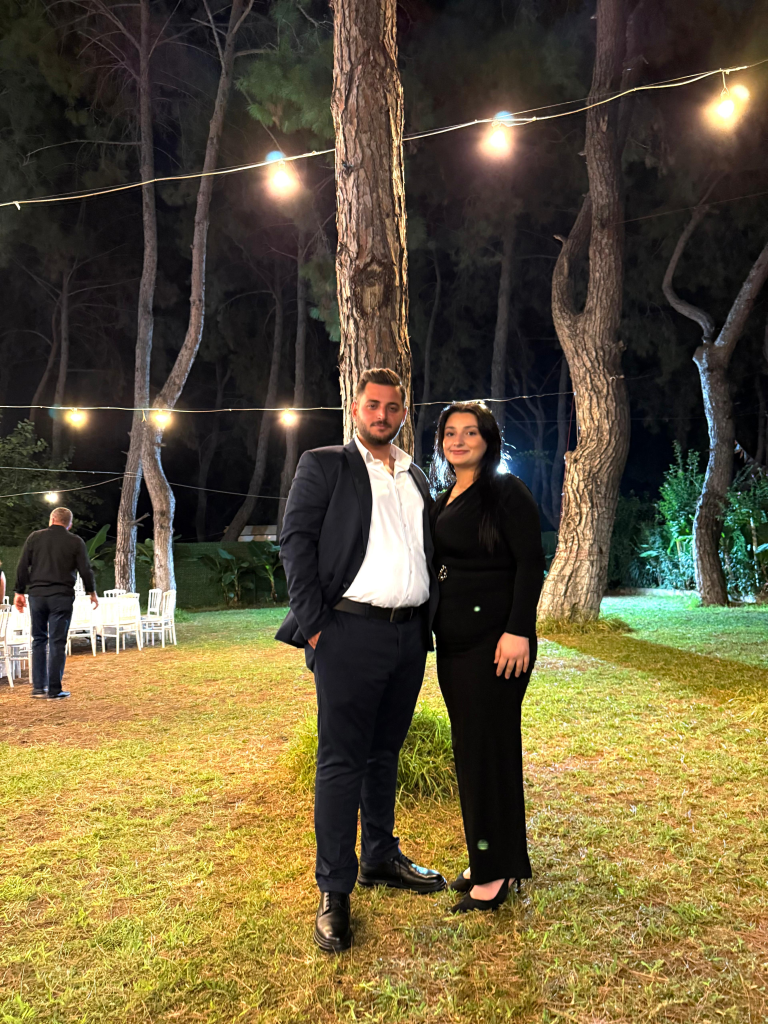
#> input picture fotograflar/foto1.jpeg, 3840 x 5120 px (shown at 1/5 size)
$ python generate_og.py
#> lines starting #> are read from the running program, lines starting #| are printed output that depends on the picture
from PIL import Image, ImageDraw, ImageFont, ImageFilter
from pathlib import Path

ROOT = Path(__file__).resolve().parents[1]
OUT = ROOT / "og-image.jpg"
PHOTO = ROOT / "fotograflar" / "foto1.jpeg"

W, H = 1200, 630
BG = (243, 237, 230)
CARD = (255, 253, 250)
BURGUNDY = (114, 47, 55)
GOLD = (201, 168, 76)
GOLD_LIGHT = (232, 213, 163)
MUTED = (122, 101, 101)
SEAL = (143, 58, 68)


def load_fonts():
    try:
        return {
            "label": ImageFont.truetype("C:/Windows/Fonts/georgia.ttf", 34),
            "names": ImageFont.truetype("C:/Windows/Fonts/georgiai.ttf", 72),
            "amp": ImageFont.truetype("C:/Windows/Fonts/georgiai.ttf", 56),
            "sub": ImageFont.truetype("C:/Windows/Fonts/georgiai.ttf", 30),
            "event": ImageFont.truetype("C:/Windows/Fonts/segoeui.ttf", 24),
            "date": ImageFont.truetype("C:/Windows/Fonts/segoeui.ttf", 22),
            "seal": ImageFont.truetype("C:/Windows/Fonts/georgia.ttf", 24),
        }
    except OSError:
        default = ImageFont.load_default()
        return {k: default for k in ("label", "names", "amp", "sub", "event", "date", "seal")}


def text_width(draw, text, font):
    bbox = draw.textbbox((0, 0), text, font=font)
    return bbox[2] - bbox[0]


def draw_corner_brackets(draw, box, color, size=24, width=2):
    x1, y1, x2, y2 = box
    for pts in [
        [(x1, y1 + size), (x1, y1), (x1 + size, y1)],
        [(x2 - size, y1), (x2, y1), (x2, y1 + size)],
        [(x1, y2 - size), (x1, y2), (x1 + size, y2)],
        [(x2 - size, y2), (x2, y2), (x2, y2 - size)],
    ]:
        draw.line(pts[:2], fill=color, width=width)
        draw.line(pts[1:], fill=color, width=width)


def draw_ornament(draw, cx, y, width, color):
    half = width // 2
    draw.line([(cx - half, y), (cx - 20, y)], fill=color, width=1)
    draw.line([(cx + 20, y), (cx + half, y)], fill=color, width=1)
    s = 9
    draw.polygon(
        [(cx, y - s), (cx + s, y), (cx, y + s), (cx - s, y)],
        outline=color,
        fill=CARD,
    )


def draw_wax_seal(draw, cx, cy, r, fonts):
    draw.ellipse([cx - r, cy - r, cx + r, cy + r], fill=SEAL, outline=GOLD, width=3)
    text = "T & F"
    bbox = draw.textbbox((0, 0), text, font=fonts["seal"])
    tw, th = bbox[2] - bbox[0], bbox[3] - bbox[1]
    draw.text((cx - tw / 2, cy - th / 2 - 2), text, fill=GOLD_LIGHT, font=fonts["seal"])


def draw_names_stacked(draw, x, y, left, right, fonts, block_width=320):
    """İsimleri üç satırda çizer: isim, &, isim."""
    names_font = fonts["names"]
    amp_font = fonts["amp"]

    left_w = text_width(draw, left, names_font)
    amp_w = text_width(draw, "&", amp_font)
    right_w = text_width(draw, right, names_font)
    cx = x + block_width / 2
    line_gap = 72

    draw.text((cx - left_w / 2, y), left, fill=BURGUNDY, font=names_font)
    y2 = y + line_gap
    draw.text((cx - amp_w / 2, y2 + 8), "&", fill=GOLD, font=amp_font)
    y3 = y2 + line_gap
    draw.text((cx - right_w / 2, y3), right, fill=BURGUNDY, font=names_font)

    return y3 + 82


def main():
    fonts = load_fonts()
    bg = Image.new("RGB", (W, H), BG)
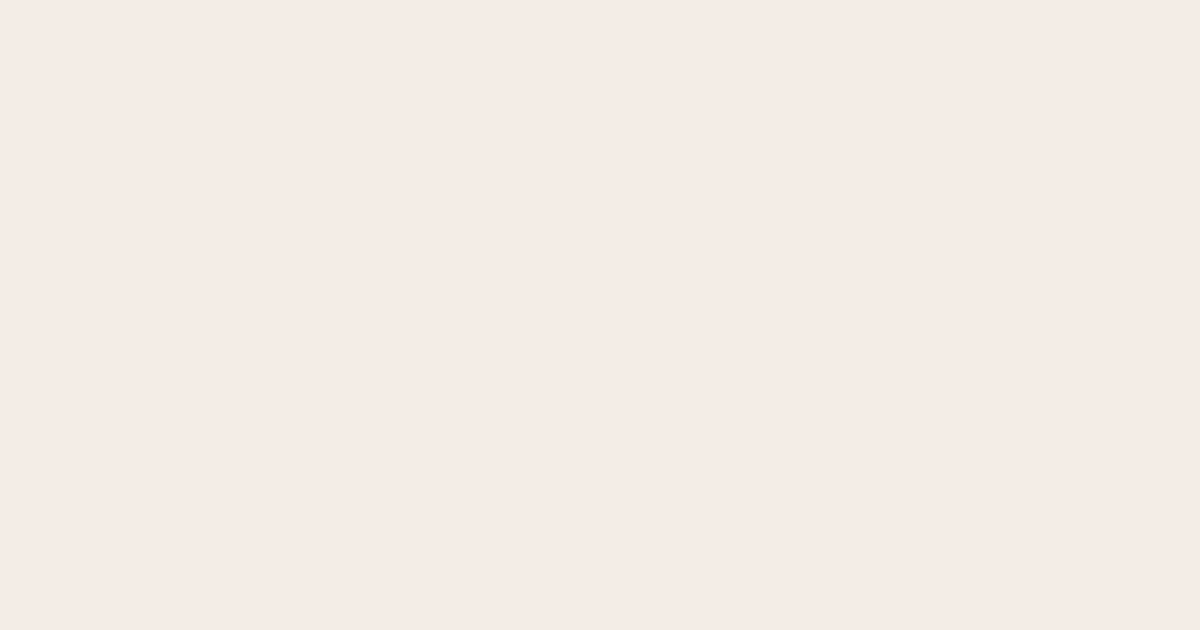
#> bg: PIL image 1200x630 RGB; mean R, G, B 243, 237, 230
    glow = Image.new("RGB", (W, H), BG)
    ImageDraw.Draw(glow).ellipse([80, 20, 1120, 610], fill=(252, 246, 238))
    bg = Image.blend(bg, glow.filter(ImageFilter.GaussianBlur(45)), 0.5)
    draw = ImageDraw.Draw(bg)

    card_w, card_h = 1040, 520
    card_x, card_y = (W - card_w) // 2, (H - card_h) // 2

    shadow = Image.new("RGBA", (W, H), (0, 0, 0, 0))
#> shadow: PIL image 1200x630 RGBA; every value is 0
    ImageDraw.Draw(shadow).rounded_rectangle(
        [card_x + 12, card_y + 18, card_x + card_w + 12, card_y + card_h + 18],
        radius=8,
        fill=(114, 47, 55, 60),
    )
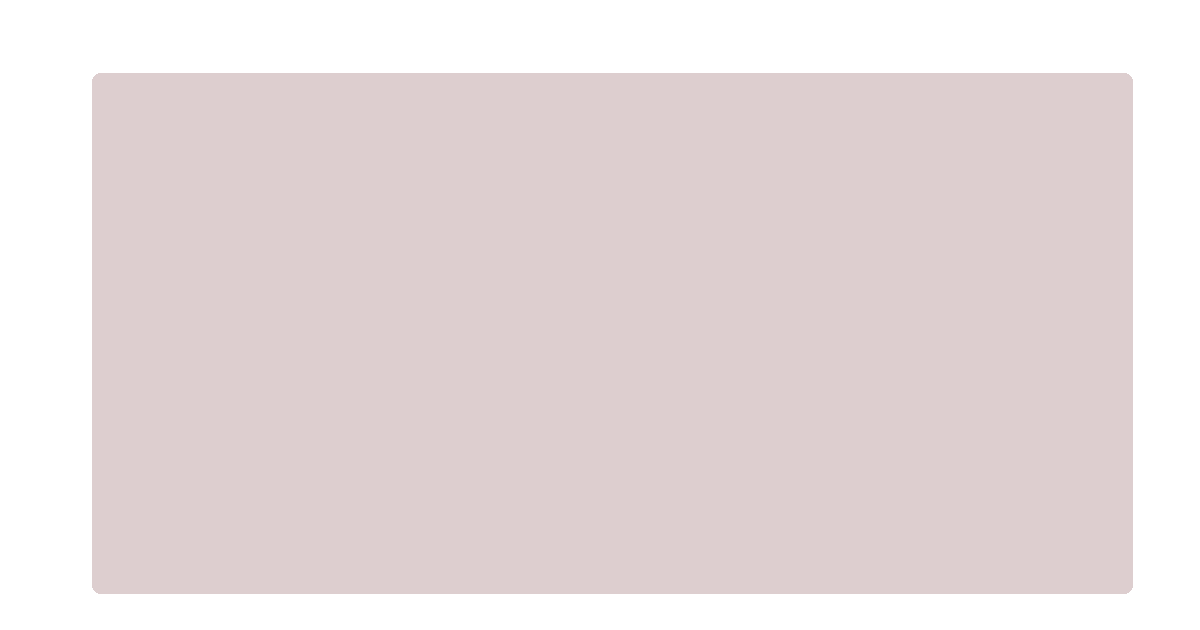
#> shadow: PIL image 1200x630 RGBA; mean R, G, B, A 81.8, 33.7, 39.5, 43; transparent parts drawn white
    bg.paste(shadow.filter(ImageFilter.GaussianBlur(20)), (0, 0), shadow.filter(ImageFilter.GaussianBlur(20)))
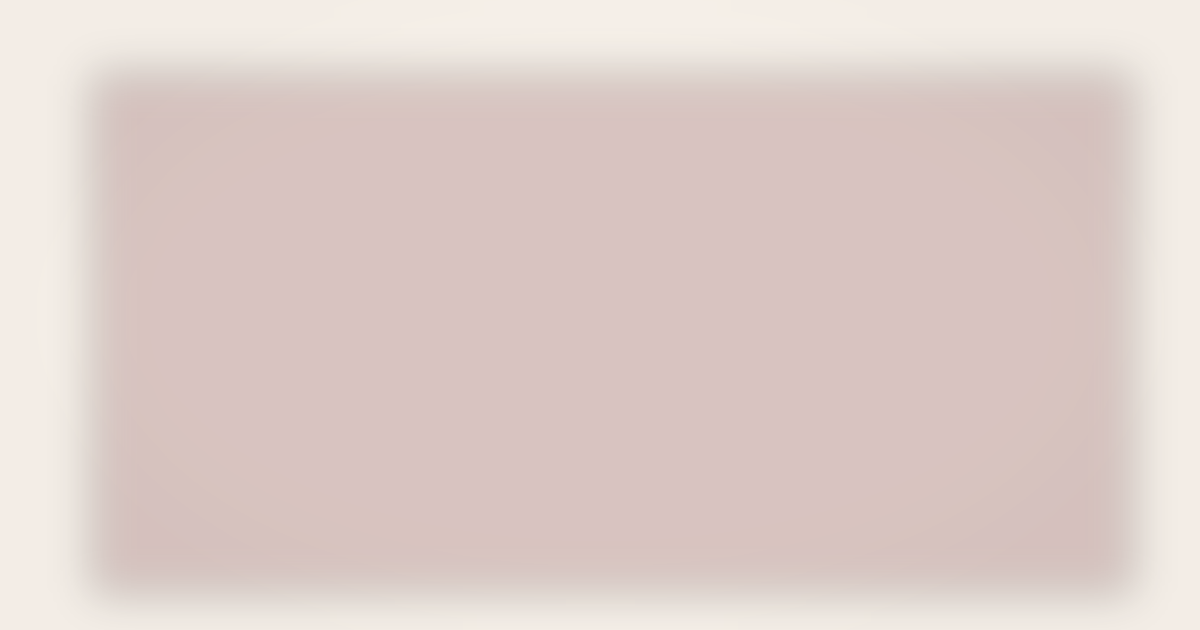
#> bg: PIL image 1200x630 RGB; mean R, G, B 222.1, 206.3, 201.8
    draw = ImageDraw.Draw(bg)

    draw.rounded_rectangle(
        [card_x, card_y, card_x + card_w, card_y + card_h],
        radius=6,
        fill=CARD,
        outline=GOLD,
        width=3,
    )
    inner = [card_x + 18, card_y + 18, card_x + card_w - 18, card_y + card_h - 18]
    draw.rectangle(inner, outline=GOLD_LIGHT, width=1)
    draw_corner_brackets(draw, inner, GOLD, size=28)
#> in draw_corner_brackets, `x1, y1, x2, y2 = box`: x1 = 98; y1 = 73; x2 = 1102; y2 = 557
#> the loop in draw_corner_brackets, `for pts in [ [(x1, y1 + size), (x1, y1), (x1 + size, y1)], [(x2 - size..` made 4 passes
#> pts on passes 1 to 4: [(98, 101), (98, 73), (126, 73)], [(1074, 73), (1102, 73), (1102, 101)], [(98, 529), (98, 557), (126, 557)], [(1074, 557), (1102, 557), (1102, 529)]

    # sol fotoğraf
    photo = Image.open(PHOTO).convert("RGB")
#> photo is the input picture: PIL image 3840x5120 RGB; mean R, G, B 101.2, 89, 58.6
    pw, ph = photo.size
#> pw = 3840; ph = 5120
    photo = photo.crop((0, 0, pw, int(ph * 0.92)))
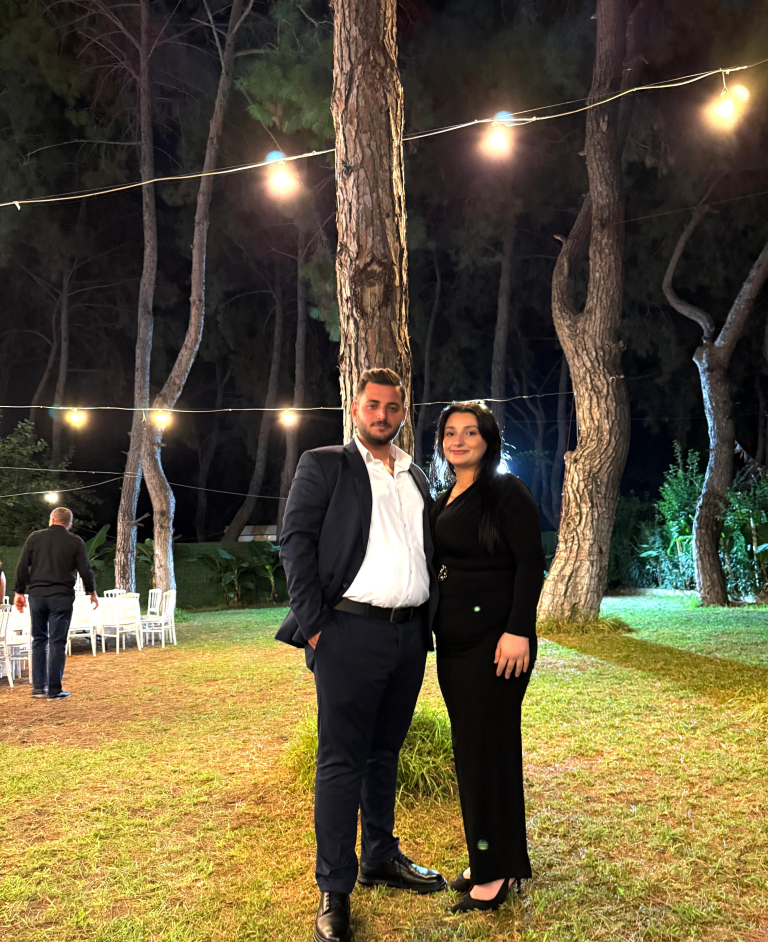
#> photo: PIL image 3840x4710 RGB (shown at 1/5 size); mean R, G, B 95.3, 84.6, 58
    photo_w, photo_h = 230, 290
    px = card_x + 70
    py = card_y + (card_h - photo_h) // 2 - 10
    draw.rectangle([px - 4, py - 4, px + photo_w + 8, py + photo_h + 8], fill=GOLD_LIGHT)
    bg.paste(photo.resize((photo_w, photo_h), Image.Resampling.LANCZOS), (px, py))
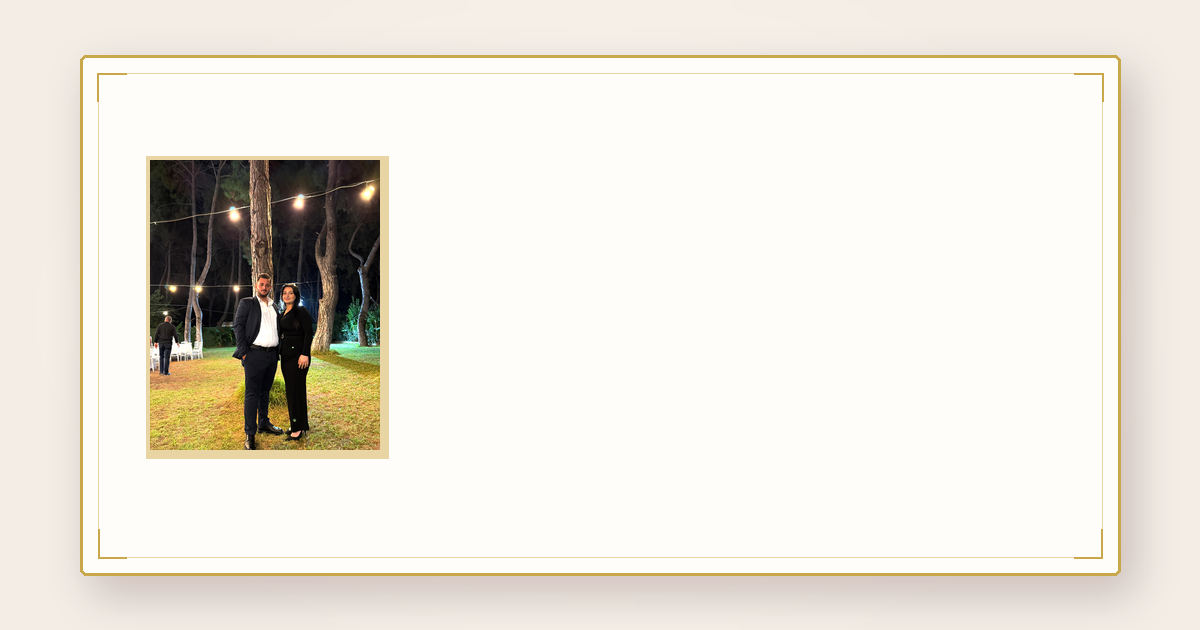
#> bg: PIL image 1200x630 RGB; mean R, G, B 234.8, 230, 222.1
    draw = ImageDraw.Draw(bg)
    draw.rectangle([px, py, px + photo_w, py + photo_h], outline=(201, 168, 76), width=2)

    # sağ metin alanı
    tx = card_x + 360
    ty = card_y + 72

    label = "KINA & DÜĞÜN"
    draw.text((tx, ty), label, fill=BURGUNDY, font=fonts["label"])
    draw_ornament(draw, tx + 130, ty + 52, 260, GOLD)

    names_y = ty + 78
    names_bottom = draw_names_stacked(draw, tx, names_y, "Tamara", "Fatih Emir", fonts)
#> names_bottom = 431

    sub = "Sizi kına ve düğünümüze"
    sub2 = "davet ediyoruz"
    draw.text((tx, names_bottom + 8), sub, fill=MUTED, font=fonts["sub"])
    draw.text((tx, names_bottom + 42), sub2, fill=MUTED, font=fonts["sub"])

    draw.line([(tx, names_bottom + 96), (tx + 300, names_bottom + 96)], fill=GOLD, width=2)
    draw.text((tx, names_bottom + 114), "6 Eylül · Kına Gecesi", fill=MUTED, font=fonts["event"])
    draw.text((tx, names_bottom + 148), "9 Eylül · Düğün", fill=MUTED, font=fonts["event"])
    draw.text((tx, names_bottom + 190), "Antalya · 2026", fill=GOLD, font=fonts["date"])

    draw_wax_seal(draw, card_x + card_w - 95, card_y + card_h - 72, 38, fonts)

    bg.save(OUT, "JPEG", quality=93, optimize=True)
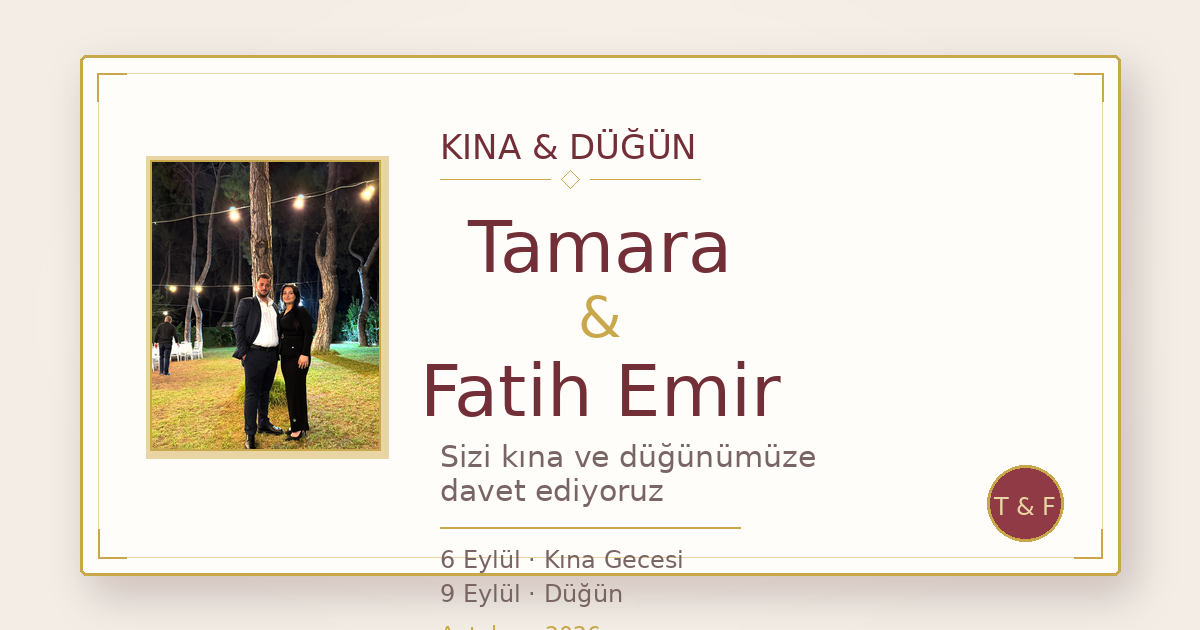
#> saved as og-image.jpg: PIL image 1200x630 RGB; mean R, G, B 231.2, 224.8, 216.7
    print(f"Created {OUT}")


if __name__ == "__main__":
    main()
